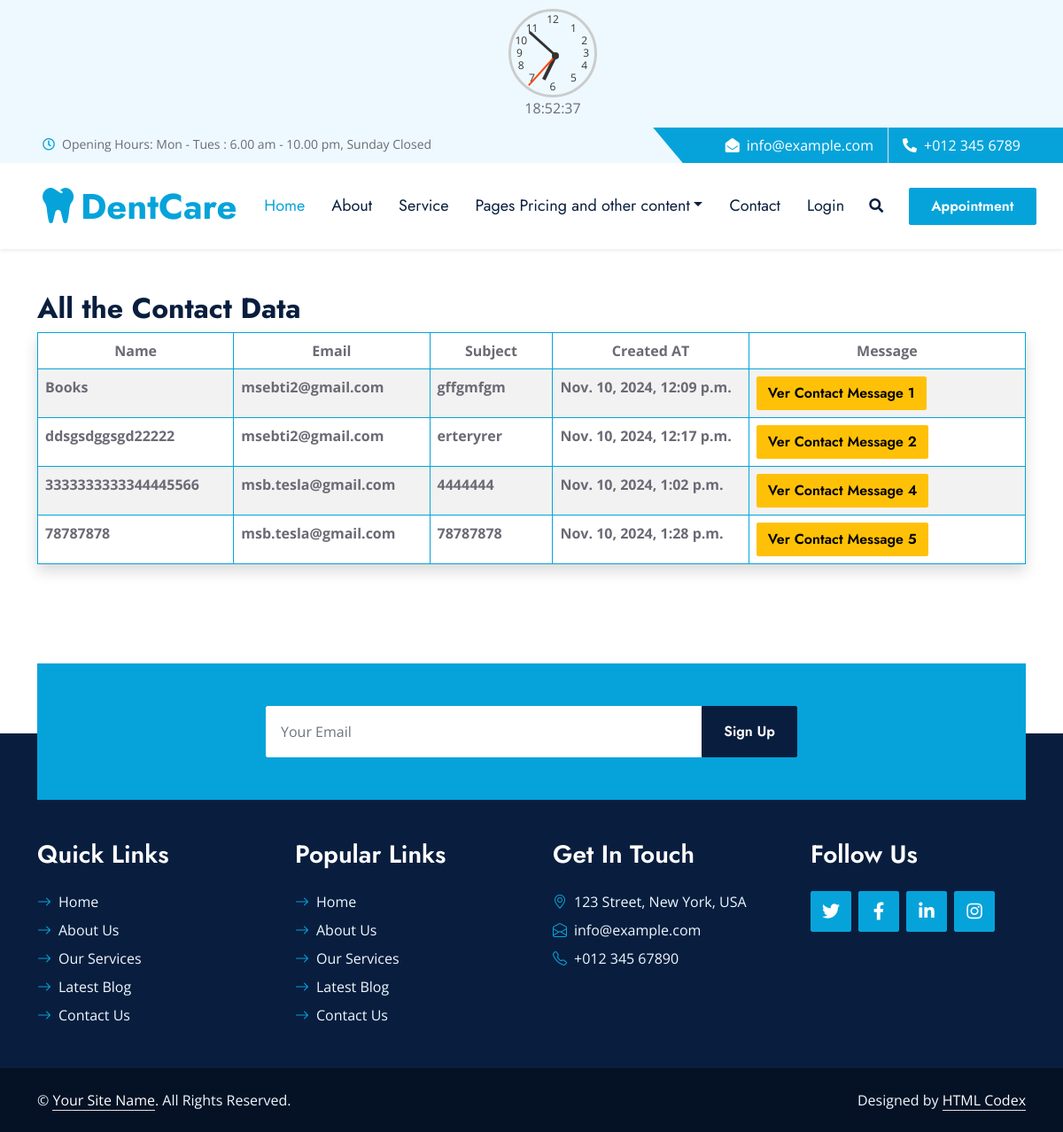
The app's page /contacts_list/ with its own data.
### dentist_app/models.py (models this page shows, shortened)
class ContactMessage(models.Model):
    name = models.CharField(max_length=100)
    email = models.EmailField()
    subject = models.CharField(max_length=255)
    message = models.TextField()
    created_at = models.DateTimeField(auto_now_add=True)

### dentist_app/views.py (the view)
# urls.py: path('contacts_list/', views.contacts_list_view, name='contacts_list'),
def contacts_list_view(request):
    la_lista_de_contactos = ContactMessage.objects.all()
    name = request.user.username
    context = {'la_lista_de_contactos': la_lista_de_contactos, 'name':name}
    return render(request, 'dentist_app/contacts_list.html', context)

### dentist_app/templates/dentist_app/contacts_list.html (shortened to what this page needs)
{% extends 'base.html' %}
{% load static %}
{% block content %}
<div class="container-fluid py-5">
    <div class="container">
        <div class="row g-5">
            <div class="col-xl-12 col-lg-12 wow slideInUp" data-wow-delay="0.3s">
                <h2>All the Contact Data </h2>
                <table class="table table-striped table-hover table-bordered border-primary shadow rounded custom-table">
                    <thead>
                      <tr>
                        <th scope="col" class="text-center">Name</th>
                        <th scope="col" class="text-center">Email</th>
                        <th scope="col" class="text-center">Subject</th>
                        <th scope="col" class="text-center">Created AT</th>
                        <th scope="col" class="text-center">Message</th>
                      </tr>
                    </thead>
                    <tbody>
                      {% for contacto in la_lista_de_contactos %}
                      <tr>
                        <th class="text-wrap" style="max-width: 150px;" scope="row">{{contacto.name}}</th>
                        <th class="text-wrap" style="max-width: 150px;" scope="row">{{contacto.email}}</th>
                        <th class="text-wrap" style="max-width: 150px;" scope="row">{{contacto.subject}}</th>
                        <th class="text-wrap" style="max-width: 150px;" scope="row">{{contacto.created_at}}</th>
                        <td>
                          <a class="btn btn-warning" href="#" onclick="verContactMessage('{{ contacto.id }}','{{contacto.message}}','')">Ver Contact Message
                            {{ contacto.id }}</a>
                        </td>
                      </tr>
                      {% endfor %}
                    </tbody>
                  </table>
            </div>
        </div>
    </div>
</div>
{% endblock %}

### static/dentist_app/css/style.css (style rules this page uses)
:root { --primary: #06A3DA; --secondary: #F57E57; --light: #EEF9FF; --dark: #091E3E; }
h1, h2, .font-weight-bold { font-weight: 700 !important; }
.btn { font-family: 'Jost', sans-serif; font-weight: 600; transition: .5s; }

### dentist_app/templates/dentist_app/base.html (style rules this page uses)
.custom-table { width: 100%; }
.text-wrap { white-space: normal; word-wrap: break-word; }

### records on screen
ContactMessage: name "Books", email "msebti2@gmail.com", subject "gffgmfgm", created_at "Nov. 10, 2024, 12:09 p.m.", id "1"
ContactMessage: name "ddsgsdggsgd22222", email "msebti2@gmail.com", subject "erteryrer", created_at "Nov. 10, 2024, 12:17 p.m.", id "2"
ContactMessage: name "3333333333344445566", email "msb.tesla@gmail.com", subject "4444444", created_at "Nov. 10, 2024, 1:02 p.m.", id "4"
ContactMessage: name "78787878", email "msb.tesla@gmail.com", subject "78787878", created_at "Nov. 10, 2024, 1:28 p.m.", id "5"
